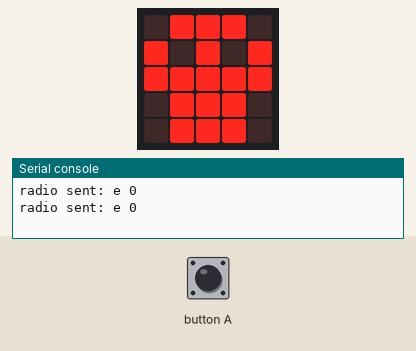
Bench run of a program on a simulated BBC micro:bit running MicroPython. Shown: the board's 5×5 LED display, the last lines printed to the serial console. The test bench sets the inputs (shaded band). Random numbers come from a fixed seed; no radio messages arrive unless stated (any console line starting 'radio sent:' is added by the test bench).

Above: at 1.2 s.
1.3 s: button A pressed for 0.15 s
At 2.4 s:
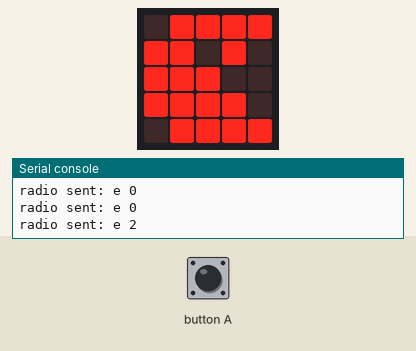
4.4 s: button A pressed 5 times (0.12 s each, 0.3 s apart)
At 6.4 s:
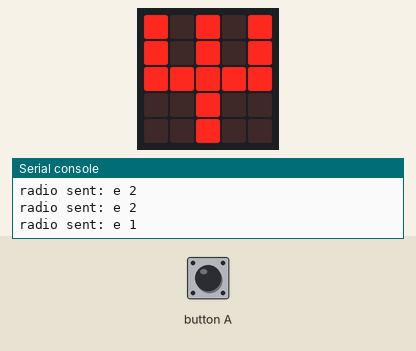
8.9 s: button A pressed for 1 s
At 9.4 s:
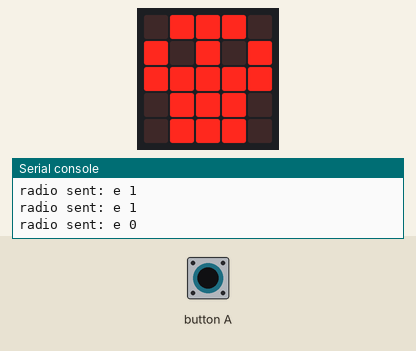
Timing chart, 0 to 11.9 s (numbered marks = the images above; inputs shaded):
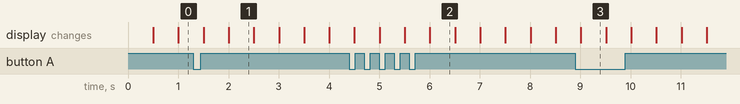

The program:

microbit.py
```python
# Add your Python code here. E.g.
from microbit import *
import radio
import random

random.seed(1234567890123456)
tools = [Image.SKULL, Image.PITCHFORK, Image.PACMAN]
choice = 0
others = 0

radio.on()
radio.config(channel=13)

while True:
    if button_a.was_pressed():
        others = 0
        choice = random.randrange(len(tools))

    display.show(tools[choice])
    radio.send('e %s' % str(choice))
    sleep(500)

    incoming = radio.receive()
    if incoming:
        x = incoming.split()[1]
        if int(x) == choice:
            others += 1
    display.show(str(others))
    sleep(500)
```

Measured:
- what the display in image 1 shows lasts 0.5 s, from 2.0 s to 2.5 s
